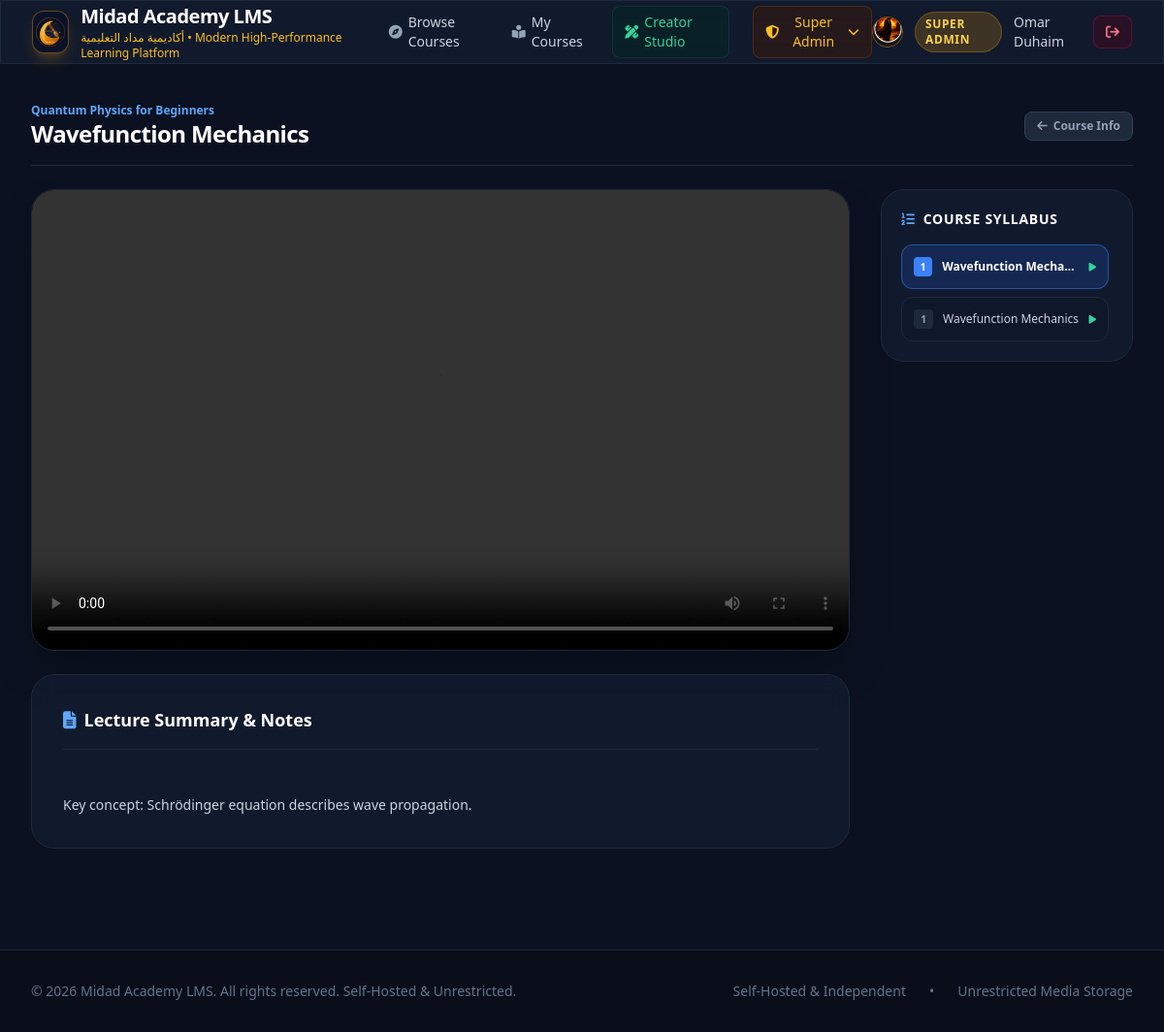
/learn/quantum-physics-for-beginners-705 (signed in), run on the app's committed database.
### tables this page shows
CREATE TABLE settings (
        key TEXT PRIMARY KEY,
        value TEXT NOT NULL
    );

CREATE TABLE users (
        id INTEGER PRIMARY KEY AUTOINCREMENT,
        email TEXT UNIQUE NOT NULL,
        name TEXT NOT NULL,
        password_hash TEXT NOT NULL,
        role TEXT NOT NULL DEFAULT 'student',
        created_at TIMESTAMP DEFAULT CURRENT_TIMESTAMP
    );

CREATE TABLE courses (
        id INTEGER PRIMARY KEY AUTOINCREMENT,
        title TEXT NOT NULL,
        slug TEXT UNIQUE NOT NULL,
        description TEXT,
        instructor_id INTEGER NOT NULL,
        cover_image TEXT,
        category TEXT DEFAULT 'Technology',
        price REAL DEFAULT 0.0,
        is_published INTEGER DEFAULT 1,
        created_at TIMESTAMP DEFAULT CURRENT_TIMESTAMP,
        FOREIGN KEY (instructor_id) REFERENCES users(id) ON DELETE CASCADE
    );

CREATE TABLE lessons (
        id INTEGER PRIMARY KEY AUTOINCREMENT,
        course_id INTEGER NOT NULL,
        title TEXT NOT NULL,
        order_index INTEGER DEFAULT 1,
        video_url TEXT,
        notes TEXT,
        pdf_url TEXT,
        created_at TIMESTAMP DEFAULT CURRENT_TIMESTAMP,
        FOREIGN KEY (course_id) REFERENCES courses(id) ON DELETE CASCADE
    );

### app.py (the view)
@app.route("/learn/<slug>")
@login_required
def learn_course(slug):
    conn = db.get_db_connection()
    course = conn.execute("SELECT * FROM courses WHERE slug = ?", (slug,)).fetchone()
    if not course:
        conn.close()
        abort(404)
    lessons = conn.execute("SELECT * FROM lessons WHERE course_id = ? ORDER BY order_index ASC", (course["id"],)).fetchall()
    quizzes = conn.execute("SELECT * FROM quizzes WHERE course_id = ?", (course["id"],)).fetchall()
    if not lessons:
        conn.close()
        flash("This course does not have any lessons published yet.", "warning")
        return redirect(url_for("course_detail", slug=slug))
    active_lesson_id = request.args.get("lesson_id")
    active_lesson = None
    if active_lesson_id:
        active_lesson = conn.execute("SELECT * FROM lessons WHERE id = ? AND course_id = ?", (active_lesson_id, course["id"])).fetchone()
    if not active_lesson:
        active_lesson = lessons[0]
    lesson_quiz = conn.execute("SELECT * FROM quizzes WHERE lesson_id = ? LIMIT 1", (active_lesson["id"],)).fetchone()
    conn.close()
    return render_template(
        "course_player.html",
        course=course,
        lessons=lessons,
        quizzes=quizzes,
        active_lesson=active_lesson,
        lesson_quiz=lesson_quiz
    )

### app.py (called while the page is built)
@app.context_processor
def inject_global_data():
    settings = db.get_settings()
    current_user = None
    if "user_id" in session:
        current_user = db.get_user_by_id(session["user_id"])
    return dict(settings=settings, current_user=current_user)

def login_required(f):
    @wraps(f)
    def decorated_function(*args, **kwargs):
        if "user_id" not in session:
            flash("Please sign in to access this page.", "warning")
            return redirect(url_for("login", next=request.url))
        return f(*args, **kwargs)
    return decorated_function

### database.py (called while the page is built)
def get_db_connection():
    conn = sqlite3.connect(DB_PATH)
    conn.row_factory = sqlite3.Row
    conn.execute("PRAGMA foreign_keys = ON")
    return conn

def get_settings():
    conn = get_db_connection()
    rows = conn.execute("SELECT key, value FROM settings").fetchall()
    conn.close()
    return {row["key"]: row["value"] for row in rows}

def get_user_by_id(user_id):
    conn = get_db_connection()
    user = conn.execute("SELECT * FROM users WHERE id = ?", (user_id,)).fetchone()
    conn.close()
    return user

### templates/course_player.html (shortened to what this page needs)
{% extends "base.html" %}
{% block content %}
<div class="max-w-7xl mx-auto px-4 sm:px-6 lg:px-8 py-6">
    <div class="flex items-center justify-between pb-4 border-b border-slate-800 mb-6">
        <div>
            <span class="text-xs font-semibold text-blue-400 block">{{ course.title }}</span>
            <h1 class="text-xl sm:text-2xl font-bold text-white tracking-tight">{{ active_lesson.title }}</h1>
        </div>
        <a href="{{ url_for('course_detail', slug=course.slug) }}" class="text-xs font-semibold text-slate-400 hover:text-white flex items-center gap-1.5 px-3 py-1.5 rounded-lg bg-slate-800 border border-slate-700">
            <i class="fa-solid fa-arrow-left"></i> Course Info
        </a>
    </div>
    <div class="grid grid-cols-1 lg:grid-cols-4 gap-8">
        <div class="lg:col-span-3 space-y-6">
            <div class="glass-card rounded-3xl overflow-hidden border border-slate-800 shadow-2xl bg-black">
                {% if active_lesson.video_url %}
                <div class="aspect-video w-full relative bg-black">
                    <video id="lecture-player" controls preload="metadata" class="w-full h-full object-contain">
                        <source src="{{ active_lesson.video_url }}" type="video/mp4">
                    </video>
                </div>
                {% else %}
                <div class="h-64 flex flex-col items-center justify-center text-slate-500">
                    <i class="fa-solid fa-film text-4xl mb-2"></i>
                    <p class="text-sm">No video lecture attached to this lesson.</p>
                </div>
                {% endif %}
            </div>
            <div class="glass-card p-6 sm:p-8 rounded-3xl border border-slate-800 space-y-6">
                <div class="flex items-center justify-between pb-4 border-b border-slate-800">
                    <h3 class="text-lg font-bold text-white flex items-center gap-2">
                        <i class="fa-solid fa-file-lines text-blue-400"></i> Lecture Summary & Notes
                    </h3>
                </div>
                <div class="text-sm text-slate-300 leading-relaxed space-y-4 whitespace-pre-line font-light">
                    {{ active_lesson.notes or "No notes provided for this lecture." }}
                </div>
            </div>
        </div>
        <div class="space-y-6">
            <div class="glass-card p-5 rounded-3xl border border-slate-800 sticky top-24">
                <h3 class="text-sm font-bold text-white uppercase tracking-wider mb-4 flex items-center gap-2">
                    <i class="fa-solid fa-list-ol text-blue-400"></i> Course Syllabus
                </h3>
                <div class="space-y-2 max-h-[70vh] overflow-y-auto pr-1">
                    {% for l in lessons %}
                    <a href="{{ url_for('learn_course', slug=course.slug, lesson_id=l.id) }}"
                       class="block p-3 rounded-xl border text-xs transition flex items-center justify-between
                       {% if l.id == active_lesson.id %} bg-blue-600/20 border-blue-500/50 text-white font-semibold
                       {% else %} bg-slate-900/50 border-slate-800 text-slate-300 hover:bg-slate-800/60 {% endif %}">
                        <div class="flex items-center space-x-2.5 min-w-0">
                            <span class="w-5 h-5 rounded flex items-center justify-center font-bold text-[10px]
                                {% if l.id == active_lesson.id %} bg-blue-500 text-white {% else %} bg-slate-800 text-slate-400 {% endif %}">
                                {{ l.order_index }}
                            </span>
                            <span class="truncate">{{ l.title }}</span>
                        </div>
                        {% if l.video_url %}
                        <i class="fa-solid fa-play text-[10px] text-emerald-400 ml-2"></i>
                        {% endif %}
                    </a>
                    {% endfor %}
                </div>
            </div>
        </div>
    </div>
</div>
{% endblock %}

### templates/base.html (shortened to what this page needs)
<!DOCTYPE html>
<html lang="en">
<head>
    <script src="https://cdn.tailwindcss.com"></script>
    <link rel="stylesheet" href="https://cdnjs.cloudflare.com/ajax/libs/font-awesome/6.4.0/css/all.min.css">
</head>
<body class="min-h-screen flex flex-col antialiased">
    <header class="sticky top-0 z-50 glass-card border-b border-slate-800">
        <div class="max-w-7xl mx-auto px-4 sm:px-6 lg:px-8">
            <div class="flex items-center justify-between h-16">
                <a href="{{ url_for('index') }}" class="flex items-center space-x-3 group">
                    <div class="w-11 h-11 rounded-xl bg-[#0A1128] border border-amber-500/40 p-0.5 flex items-center justify-center shadow-lg shadow-amber-500/20 group-hover:scale-105 transition overflow-hidden">
                        <img src="{{ url_for('static', filename='images/midad_logo.svg') }}" alt="Midad Academy LMS Logo" class="w-full h-full object-contain">
                    </div>
                    <div>
                        <span class="text-xl font-bold tracking-tight text-white block">{{ settings.site_name }}</span>
                        <span class="text-xs text-amber-400 font-medium hidden sm:block">{{ settings.tagline }}</span>
                    </div>
                </a>
                <nav class="hidden md:flex items-center space-x-6">
                    <a href="{{ url_for('index') }}" class="text-sm font-medium text-slate-300 hover:text-white transition flex items-center gap-1.5">
                        <i class="fa-solid fa-compass text-slate-400"></i> Browse Courses
                    </a>
                    {% if current_user %}
                        <a href="{{ url_for('my_learning') }}" class="text-sm font-medium text-slate-300 hover:text-white transition flex items-center gap-1.5">
                            <i class="fa-solid fa-book-open-reader text-slate-400"></i> My Courses
                        </a>
                        {% if current_user.role in ['instructor', 'super_admin'] %}
                        <a href="{{ url_for('studio') }}" class="text-sm font-medium text-emerald-400 hover:text-emerald-300 transition flex items-center gap-1.5 bg-emerald-950/40 px-3 py-1.5 rounded-lg border border-emerald-800/40">
                            <i class="fa-solid fa-pen-ruler"></i> Creator Studio
                        </a>
                        {% endif %}
                        {% if current_user.role == 'super_admin' %}
                        <div class="relative group">
                            <button class="text-sm font-medium text-amber-400 hover:text-amber-300 transition flex items-center gap-1.5 bg-amber-950/40 px-3 py-1.5 rounded-lg border border-amber-800/40">
                                <i class="fa-solid fa-shield-halved"></i> Super Admin <i class="fa-solid fa-chevron-down text-xs"></i>
                            </button>
                        </div>
                        {% endif %}
                    {% endif %}
                </nav>
                <div class="flex items-center space-x-3">
                    {% if current_user %}
                        <div class="flex items-center space-x-3">
                            <img src="{{ url_for('static', filename='images/omar_avatar.png') }}" alt="Avatar" class="w-8 h-8 rounded-full object-cover border border-amber-500/50">
                            <span class="text-xs font-semibold px-2.5 py-1 rounded-full uppercase tracking-wider
                                {% if current_user.role == 'super_admin' %} bg-amber-500/20 text-amber-300 border border-amber-500/30
                                {% elif current_user.role == 'instructor' %} bg-emerald-500/20 text-emerald-300 border border-emerald-500/30
                                {% else %} bg-slate-700/50 text-slate-300 border border-slate-600/30 {% endif %}">
                                {{ current_user.role | replace('_', ' ') }}
                            </span>
                            <span class="text-sm font-medium text-slate-300 hidden lg:inline">{{ current_user.name }}</span>
                            <a href="{{ url_for('logout') }}" class="text-sm font-medium text-rose-400 hover:text-rose-300 transition bg-rose-950/40 px-3 py-1.5 rounded-lg border border-rose-800/40" title="Sign Out">
                                <i class="fa-solid fa-arrow-right-from-bracket"></i>
                            </a>
                        </div>
                    {% endif %}
                </div>
            </div>
        </div>
    </header>
    <main class="flex-grow">
        {% block content %}{% endblock %}
    </main>
    <footer class="mt-20 border-t border-slate-800 bg-[#090e1a] py-8">
        <div class="max-w-7xl mx-auto px-4 sm:px-6 lg:px-8 flex flex-col md:flex-row items-center justify-between text-sm text-slate-500 gap-4">
            <p>{{ settings.footer_text }}</p>
            <div class="flex items-center space-x-6">
                <span>Self-Hosted & Independent</span>
                <span>•</span>
                <span>Unrestricted Media Storage</span>
            </div>
        </div>
    </footer>
</body>
</html>

### templates/base.html (style rules this page uses)
body { background-color: #0b1120; color: #f8fafc; font-family: system-ui, -apple-system, sans-serif; }
.glass-card { background: rgba(21, 31, 50, 0.7); backdrop-filter: blur(12px); border: 1px solid rgba(255, 255, 255, 0.08); }

### data on the page
settings: site_name "Midad Academy LMS"
settings: tagline "أكاديمية مداد التعليمية • Modern High-Performance Learning Platform"
users: role "SUPER ADMIN", name "Omar Duhaim"
courses: title "Quantum Physics for Beginners"
lessons: title "Wavefunction Mechanics", notes "Key concept: Schrödinger equation describes wave propagation.", order_index "1", title "Wavefunction Mecha…"
lessons: order_index "1", title "Wavefunction Mechanics"
settings: footer_text "© 2026 Midad Academy LMS. All rights reserved. Self-Hosted & Unrestricted."
